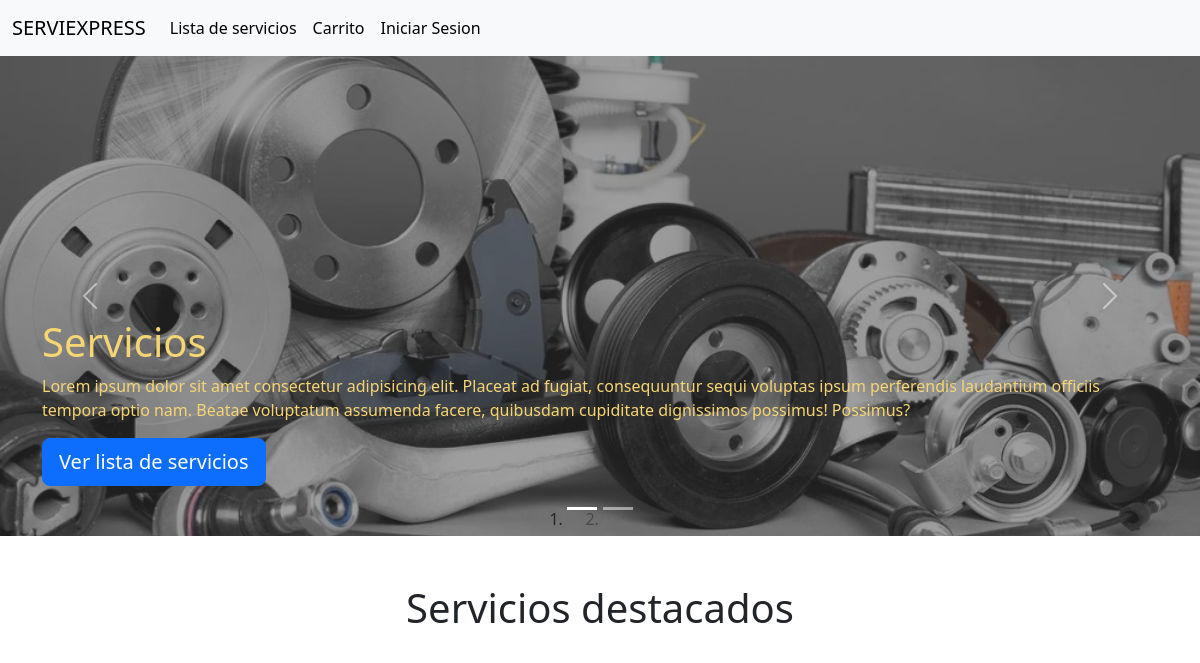
Page /taller/ on the earlier database version.
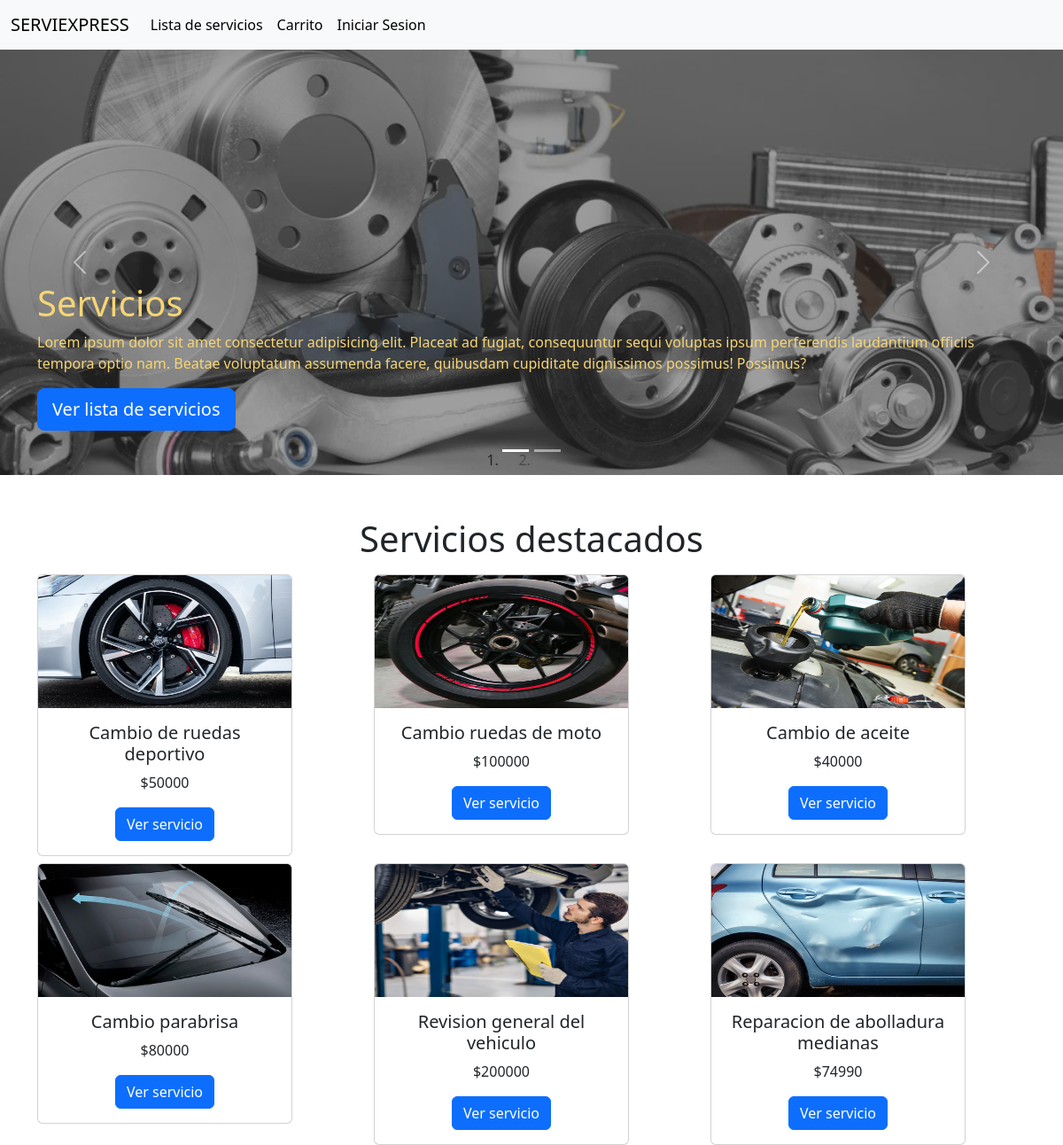
Same page on the later database version.
### taller/models.py (models this page shows, shortened)
class Servicio(models.Model):
    id_servicio = models.AutoField(primary_key=True)
    nombre_servicio = models.CharField(max_length=200)
    descripcion = models.CharField(max_length=200)
    encargado = models.ForeignKey(User, on_delete=models.CASCADE)
    precio = models.IntegerField(default=1)
    imagenUrl = models.ImageField(upload_to="imagenesServicios")

### taller/views.py (the view)
# urls.py: path("", views.index, name="index"),
def index(request):
    vServicios = Servicio.objects.all()[:6]
    template = loader.get_template("taller/index.html")
    context = {"servicios": vServicios}
    return HttpResponse(template.render(context, request))

### taller/templates/taller/index.html (shortened to what this page needs)
{% extends "./base.html"%}
{% load static %}
{% block css%}
<link rel="stylesheet" href="{% static 'css/carousel.css' %}">
{% endblock %}
{% block body%}
<div id="myCarousel" class="carousel slide carousel-fade" data-bs-target="carousel" data-bs-ride="carousel">
  <ol class="carousel-indicators">
    <li data-bs-target="#myCarousel" data-bs-slide-to="0" class="active"></li>
    <li data-bs-target="#myCarousel" data-bs-slide-to="1"></li>
  </ol>
  <div class="carousel-inner">
    <div class="carousel-item active" data-bs-interval="10000">
      <div class="overlay-image" id="overlay-image-flores"></div>
      <div class="container">
        <h1>Servicios</h1>
        <p>Lorem ipsum dolor sit amet consectetur adipisicing elit. Placeat ad fugiat, consequuntur sequi voluptas
          ipsum perferendis laudantium officiis tempora optio nam. Beatae voluptatum assumenda facere, quibusdam
          cupiditate dignissimos possimus! Possimus?</p>
        <a href="/taller/servicios" class="btn btn-lg btn-primary">
          Ver lista de servicios
        </a>
      </div>
    </div>
  </div>
  <button class="carousel-control-prev" type="button" data-bs-target="#myCarousel" data-bs-slide="prev">
    <span class="carousel-control-prev-icon" aria-hidden="true"></span>
  </button>
  <button class="carousel-control-next" type="button" data-bs-target="#myCarousel" data-bs-slide="next">
    <span class="carousel-control-next-icon" aria-hidden="true"></span>
  </button>
</div>
<div class="container mt-5 text-center" >
    <h1>Servicios destacados</h1>
    <div class="row row-cols-3">
        {% for s in servicios %}
        <div class="col mt-2">
            <div class="card" style="width: 18rem;">
                <img src="{{s.imagenUrl.url}}" class="card-img-top" alt="..." height="150px" width="100px">
                <div class="card-body">
                    <h5 class="card-title">{{s.nombre_servicio}}</h5>
                    <p class="card-text">${{s.precio}}</p>
                    <a href="servicio/{{s.id_servicio}}" class="btn btn-primary">Ver servicio</a>
                </div>
            </div>
        </div>
        {% endfor %}
    </div>
</div>
{% endblock %}

### taller/templates/taller/base.html (shortened to what this page needs)
{% load static %}
<!DOCTYPE html>
<html lang="en">
<head>
    <link href="https://cdn.jsdelivr.net/npm/bootstrap@5.3.2/dist/css/bootstrap.min.css" rel="stylesheet">
    {% block css %}
    {% endblock %}
</head>
<body>
    <nav class="navbar navbar-expand-lg bg-body-tertiary">
        <div class="container-fluid">
          <a class="navbar-brand" href="/taller">SERVIEXPRESS</a>
          <div class="collapse navbar-collapse" id="navbarSupportedContent">
            <ul class="navbar-nav me-auto mb-2 mb-lg-0">
              <li class="nav-item">
                <a class="nav-link active" aria-current="page" href="/taller/servicios">Lista de servicios</a>
              </li>
              <li class="nav-item">
                <a class="nav-link active" href="/taller/carrito">Carrito</a>
              </li>
              {% if user.is_authenticated %}
              <li class="nav-item">
                <a class="nav-link active" href="/taller/cerrar_sesion">Cerrar Sesion</a>
              </li>
              {% else %}
              <li class="nav-item">
                <a class="nav-link active" href="/taller/iniciar_sesion">Iniciar Sesion</a>
              </li>
              {% endif %}
            </ul>
          </div>
        </div>
      </nav>
    {% block body %}
    {% endblock %}
</body>
</html>

### taller/static/css/carousel.css (style rules this page uses)
.carousel-item { height: 480px; background-color: rgb(61, 61, 61); color: #f6d573; position: relative; }
.carousel-item .container { position: absolute; bottom: 0; left: 0; right: 0; padding-bottom: 50px; }
.overlay-image { position: absolute; bottom: 0; left: 0; right: 0; top: 0; background-position: center; background-size: cover; opacity: 0.5; }
#overlay-image-flores { background-image: url("../img/repuestos.webp"); }

Differences in the rows shown:
added Servicio: imagenUrl (picture), nombre_servicio "Cambio de ruedas deportivo", precio "50000"
added Servicio: imagenUrl (picture), nombre_servicio "Cambio ruedas de moto", precio "100000"
added Servicio: imagenUrl (picture), nombre_servicio "Cambio de aceite", precio "40000"
added Servicio: imagenUrl (picture), nombre_servicio "Cambio parabrisa", precio "80000"
added Servicio: imagenUrl (picture), nombre_servicio "Revision general del vehiculo", precio "200000"
added Servicio: imagenUrl (picture), nombre_servicio "Reparacion de abolladura medianas", precio "74990"
